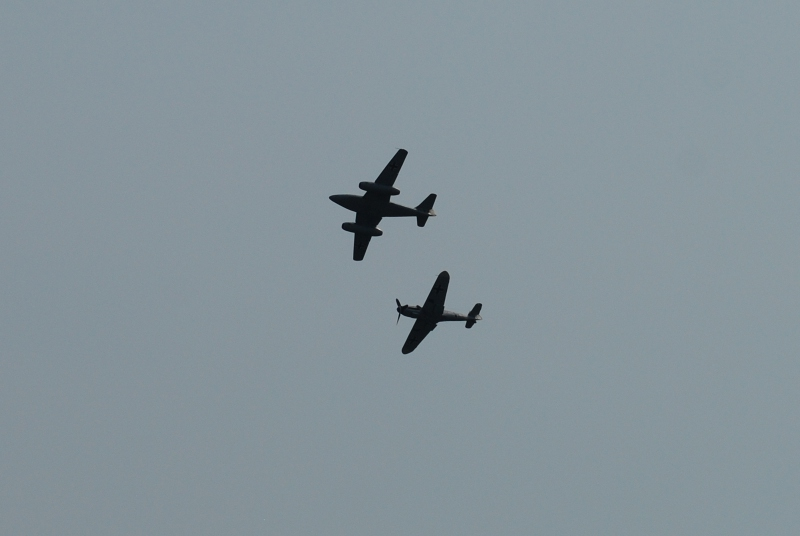
#> input picture Lab4/images/samolot01.jpg, 800 x 536 px
$ python obrazy.py
#> lines starting #> are read from the running program, lines starting #| are printed output that depends on the picture
from skimage import filters, data, color, measure, exposure
from matplotlib import pyplot as plt
import numpy as np
import imageio

#Funkcja wczytuję listę obrazów
def loadImages(fileList):
    imageList = []
    for img in fileList:
        imageList.append(imageio.imread(img)) #wczytywanie obrazu
    return imageList

def findEdges1(image):
    intensityP = 1
    intensityK = 20
    pp,pk = np.percentile(image,(intensityP,intensityK));
    image = exposure.rescale_intensity(image,in_range=(pp,pk))
    image = color.rgb2hsv(image)
    blackWhite = np.zeros([len(image),len(image[0])])
    for i in range(len(image)):
        for j in range(len(image[i])):
            blackWhite[i][j] =1- image[i][j][2]
            image[i][j] = [0,0,0]
    contours = measure.find_contours(blackWhite,0.3)
    return  image,contours

def drawPlotsBlack(imageList):
    fig = plt.figure(facecolor="black") # czarne tło
    i = 0
    for img in imageList:
        plt.subplot(231+i) #tworznie kolejnych subplotów
        frame = plt.gca() #Frame do usuniecia osi
        frame.axes.get_xaxis().set_visible(False) #Usuniecie osix
        frame.axes.get_yaxis().set_visible(False) #Usuniecie osiy
        image, contours = findEdges1(img) #znajdywanie krawedzi
        for n, contours in enumerate(contours):
            plt.plot(contours[:,1],contours[:,0],linewidth=0.8,color="w") #Rysowanie konturu na obrazie
        plt.imshow(image)
        i +=1 #kolejny obraz
#> this loop made 6 passes
#> pass 1, in findEdges1, `image = exposure.rescale_intensity(image,in_range=(pp,pk))`:
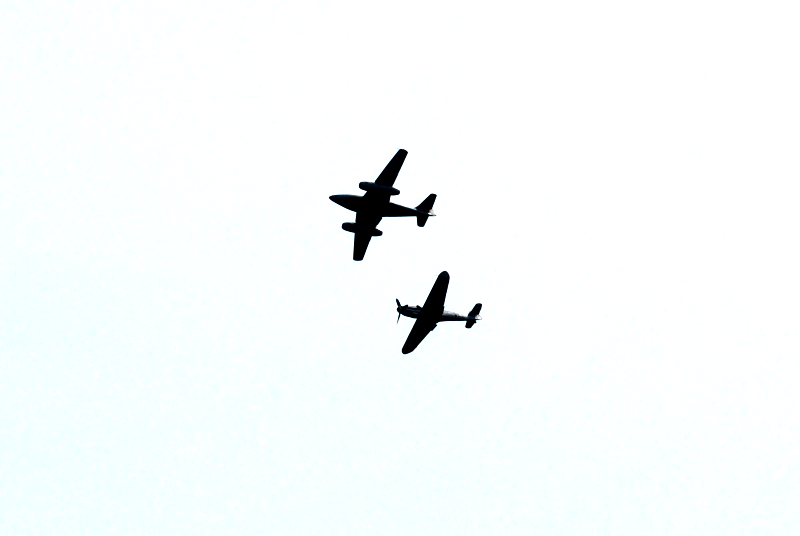
#> image: shape (536, 800, 3); mean of channels 0, 1, 2 248, 251.7, 251.7; drawn as R, G, B
    plt.tight_layout() #Aby obrazy znajdowały się obok siebie
    plt.show()
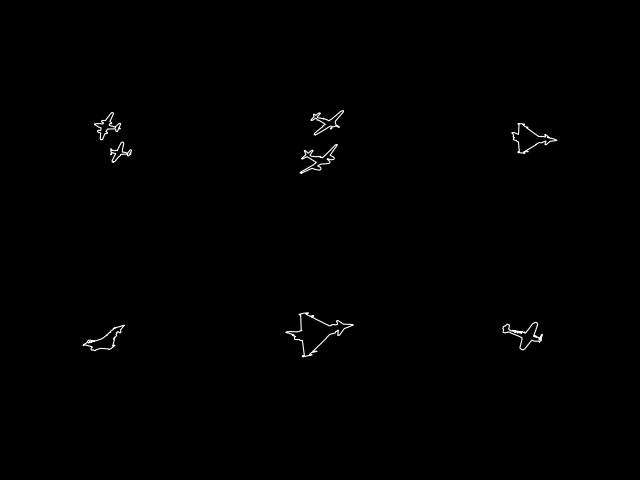
#> figure drawn by matplotlib, 6 panels
    fig.savefig("samoloty.pdf", facecolor="black")
    plt.close()

if __name__ == '__main__':
    fileList = ["./images/samolot01.jpg","./images/samolot07.jpg","./images/samolot08.jpg","./images/samolot09.jpg","./images/samolot10.jpg","./images/samolot12.jpg"];
    imageList = loadImages(fileList)
    drawPlotsBlack(imageList)
